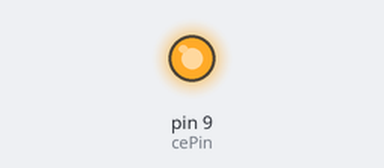
The sketch below on a simulated Arduino Uno, built with avr-gcc and run on an emulated ATmega328P. Shown: output pins drawn as LEDs (lit = HIGH). Pins used as bus, display or sensor lines are not drawn; what the sketch prints to the serial monitor is not drawn.

Above: at 0.1 s.
Timing chart, 0 to 1.6 s (numbered marks = the images above):
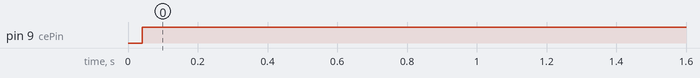

The sketch:

rf_fun.ino.ino
```cpp
#include <SPI.h>
#include <Mirf.h>
#include <nRF24L01.h>
#include <MirfHardwareSpiDriver.h>

void setup()
{
  Serial.begin(9600);

  Mirf.cePin = 9; //Set the CE pin to D9
  Mirf.csnPin = 10; //Set the CE pin to D10
  Mirf.spi = &MirfHardwareSpi;
  Mirf.init(); //initialization nRF24L01

  //Set the receiving identifier "Sen01"
  Mirf.setRADDR((byte *)"Sen01");

  //Set the number of bytes sent and received at a time, here send an integer, write sizeof (unsigned int), actually equal to 2 bytes
  Mirf.payload = sizeof(unsigned int);

  //Sending channel, can fill 0~128, send and receive must be consistent.
  Mirf.channel = 3; Mirf.config();

  //Note that one Arduino writes Sender.ino and the other writes Receiver.ino.
  //The identifier here is written to Sender.ino
  Serial.println("I'm Sender...");
}

unsigned int adata = 0;

void loop()
{
  adata=123;
  //Since nRF24L01 can only send Mirf.payload data in a byte single byte array, //So all the data that needs to be transferred must be split into bytes.
  //Define a byte array to store pending data, because Mirf.payload = sizeof (unsigned int);
  //Actually the following is equal to byte data[2];
  byte data[Mirf.payload];

  // additional comments in pdf about why we do this
  data[0] = adata & 0xFF; //low eight bits to data[0]，
  data[1] = adata >> 8;  //high eight bits to data[1]

  Serial.println("made it 1");

  //Settings send data to "serv1"
  Mirf.setTADDR((byte *)"Rec01");
  Mirf.send(data);
  //The next step can only be performed after the while loop function transmission is completed.
  while(Mirf.isSending()) {}
  Serial.println("made it 2");
  delay(20);
  Serial.println("made it 3");
}
```

Measured:
- by itself, pin 9 (cePin): LOW → HIGH at 0.04 s
